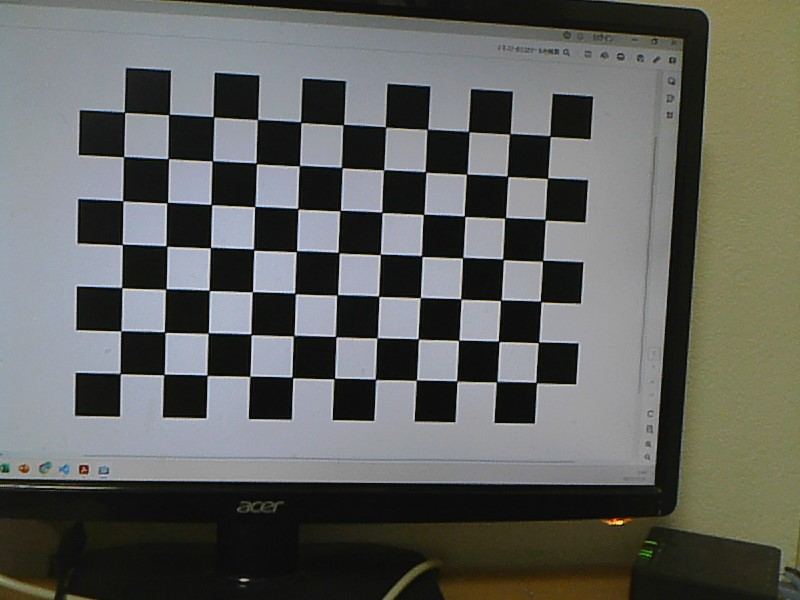
//> input picture lcalibration.jpg, 800 x 600 px
$ ./StereoCamEstimateEngineTest   (built with g++ and OpenCV 4)
//> lines starting //> are read from the running program, lines starting //| are printed output that depends on the picture
### include/camera_matrix.hpp
#pragma once

#include <opencv2/core/mat.hpp>

typedef cv::Matx<double, 3, 3> CameraMatrix;

### include/utils.hpp
#pragma once

#include <opencv2/core/mat.hpp>
#include <opencv2/imgproc.hpp>
#include <camera_matrix.hpp>

namespace sensing_utils{
    template<unsigned char DilateErodeTimes>
    // [13 lines left out: function closing, not called in this run]

    template<unsigned char DilateErodeTimes>
    // [13 lines left out: function opening, not called in this run]

    void hsv_range(cv::InputArray, const cv::Vec<uint8_t, 256>&, int, int, int, int, cv::OutputArray);

    void get_perspective_point(const cv::Point2d, cv::Point2d&, const CameraMatrix, const cv::Scalar);
} //sensing_utils

### include/matrix.hpp
#pragma once

#include <opencv2/core/mat.hpp>

typedef cv::Matx<double, 3, 3> CameraMatrix;
typedef cv::Vec<double, 5> Distorsion;
typedef cv::Matx33d RMatrix;
typedef cv::Vec3d TVec;
typedef cv::Matx44d QMatrix;

### include/PositionEstimateEngine.hpp
#pragma once

#include <opencv2/calib3d.hpp>
#include <opencv2/core/cvstd_wrapper.hpp>
#include <opencv2/core/utils/logger.hpp>
#include <matrix.hpp>
#include <utils.hpp>
#include <cmath>

namespace position_estimate_engine{
    enum class EngineType{
        MONO_CAM,
        STEREO_CAM
    };

    struct ScalingFactor{
        double area;
        double distance;
    };

    template<EngineType type>
    class PositionEstimateEngine{
    };

    template<>
    class PositionEstimateEngine<EngineType::MONO_CAM>{
        private:
        const ScalingFactor scaling_factor;
        const CameraMatrix camera_matrix;

        public:
        PositionEstimateEngine(const ScalingFactor scaling_factor, const CameraMatrix camera_matrix):
            scaling_factor(scaling_factor)
        {}

        // [31 lines left out: function direction, not called in this run]

        double distance(const double area) const{
            return scaling_factor.distance * std::sqrt(scaling_factor.area / area);
        }

        // [5 lines left out: function estimate_position, not called in this run]
    };

    template<>
    class PositionEstimateEngine<EngineType::STEREO_CAM>{
        private:
        const cv::Ptr<cv::StereoSGBM> sgbm;
        const cv::Mat mapl1;
        const cv::Mat mapl2;
        const cv::Mat mapr1;
        const cv::Mat mapr2;
        const cv::Matx44d Q;

        public:
        explicit PositionEstimateEngine(
            const cv::Ptr<cv::StereoSGBM> sgbm,
            const cv::Mat mapl1,
            const cv::Mat mapl2,
            const cv::Mat mapr1,
            const cv::Mat mapr2,
            const cv::Matx44d Q
        ):
            sgbm(sgbm),
            mapl1(mapl1),
            mapl2(mapl2),
            mapr1(mapr1),
            mapr2(mapr2),
            Q(Q)
        {}

        static PositionEstimateEngine<EngineType::STEREO_CAM> create(
            const cv::Size2i img_size,
            const unsigned num_channels,
            const CameraMatrix lcamera_matrix,
            const CameraMatrix rcamera_matrix,
            const RMatrix R,
            const TVec T
        ){
            const unsigned numDisparties = static_cast<unsigned>((img_size.width / 8) + 15) & ~0b1111;
            const unsigned SADWindowSize = 11;
            const auto sgbm = cv::StereoSGBM::create(
                0,
                numDisparties,
                SADWindowSize,
                8U * num_channels * SADWindowSize * SADWindowSize,
                32U * num_channels * SADWindowSize * SADWindowSize,
                1,
                63,
                5,
                100,
                32
            );

            cv::Mat Rl, Rr, Pl, Pr, mapl1, mapl2, mapr1, mapr2;
            cv::Matx44d Q;
            cv::stereoRectify(
                lcamera_matrix,
                cv::Vec4d(),
                rcamera_matrix,
                cv::Vec4d(),
                img_size,
                R,
                T,
                Rl,
                Rr,
                Pl,
                Pr,
                Q,
                0
            );
            cv::initUndistortRectifyMap(
                lcamera_matrix,
                cv::Vec4d(),
                Rl,
                Pl,
                img_size,
                CV_16SC2,
                mapl1,
                mapl2
            );
            cv::initUndistortRectifyMap(
                rcamera_matrix,
                cv::Vec4d(),
                Rr,
                Pr,
                img_size,
                CV_16SC2,
                mapr1,
                mapr2
            );

            return PositionEstimateEngine<EngineType::STEREO_CAM>(
                std::move(sgbm),
                mapl1,
                mapl2,
                mapr1,
                mapr2,
                Q
            );
        }

        cv::Mat get_disp(const cv::InputArray left, const cv::InputArray right) const{
            cv::Mat serialized_left, serialized_right;
            cv::remap(
                left,
                serialized_left,
                mapl1,
                mapl2,
                cv::INTER_LINEAR
            );
            cv::remap(
                right,
                serialized_right,
                mapr1,
                mapr2,
                cv::INTER_LINEAR
            );

            cv::Mat disp;
            sgbm->compute(
                serialized_left,
                serialized_right,
                disp
            );
            return disp;
        }

        // [17 lines left out: function estimate_position, not called in this run]
    };
}

### StereoCamEstimateEngineTest.cpp
#include <PositionEstimateEngine.hpp>
#include <opencv2/imgcodecs.hpp>
#include <opencv2/highgui.hpp>

using namespace position_estimate_engine;
using namespace cv;

int main(){
    utils::logging::setLogLevel(utils::logging::LogLevel::LOG_LEVEL_DEBUG);

    const CameraMatrix left_camera_matrix(
        853.79, 0, 338.74,
        0, 847.85, 348.28,
        0, 0, 1
    );
    const Distorsion left_distorsion(
        -0.13593,
        2.1013,
        0.0010071,
        0.0015141,
        -8.9934
    );
    const CameraMatrix right_camera_matrix(
        866.82, 0, 368.71,
        0, 861.47, 359.33,
        0, 0, 1
    );
    const RMatrix r(
        0.99962, -0.011194, 0.025112,
        0.011063, 0.99992, 0.0053205,
        -0.025170, -0.0050406, 0.99967
    );
    const TVec t(
        13.095,
        -3.1320,
        7.9749
    );
    Mat lsrc, rsrc, lblur, rblur, disp;
    lsrc = imread("lcalibration.jpg");
//> lsrc is the input picture: 600 rows x 800 cols, CV_8UC3; mean B, G, R 93.5, 97.2, 95.9
    rsrc = imread("rcalibration.jpg");
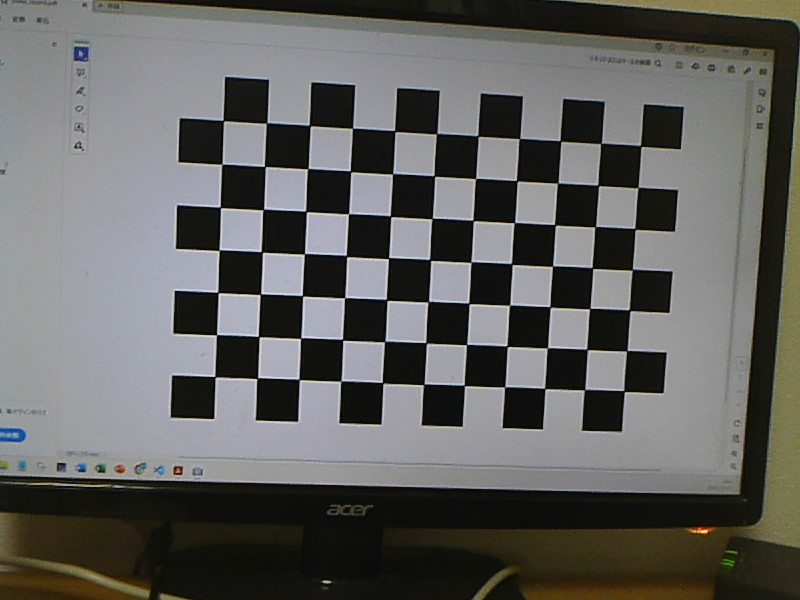
//> input picture rcalibration.jpg, 800 x 600 px
//> rsrc is the input picture: 600 rows x 800 cols, CV_8UC3; mean B, G, R 95.2, 97.5, 97.5

    CV_DbgAssert(lsrc.data && rsrc.data);
    CV_DbgAssert(lsrc.cols == rsrc.cols && lsrc.rows == rsrc.rows);
    CV_DbgAssert(lsrc.channels() == rsrc.channels());

    const auto engine = PositionEstimateEngine<EngineType::STEREO_CAM>::create(
        Size2i(
            lsrc.cols,
            lsrc.rows
        ),
        lsrc.channels(),
        left_camera_matrix,
        right_camera_matrix,
        r,
        t
    );

    GaussianBlur(lsrc, lblur, Size(3, 3), 0.8, 0.8);
    GaussianBlur(rsrc, rblur, Size(3, 3), 0.8, 0.8);

    disp = engine.get_disp(lblur, rblur);
//> in get_disp, `cv::remap( left, serialized_left, mapl1, mapl2, cv::INTER_LINEAR );`:
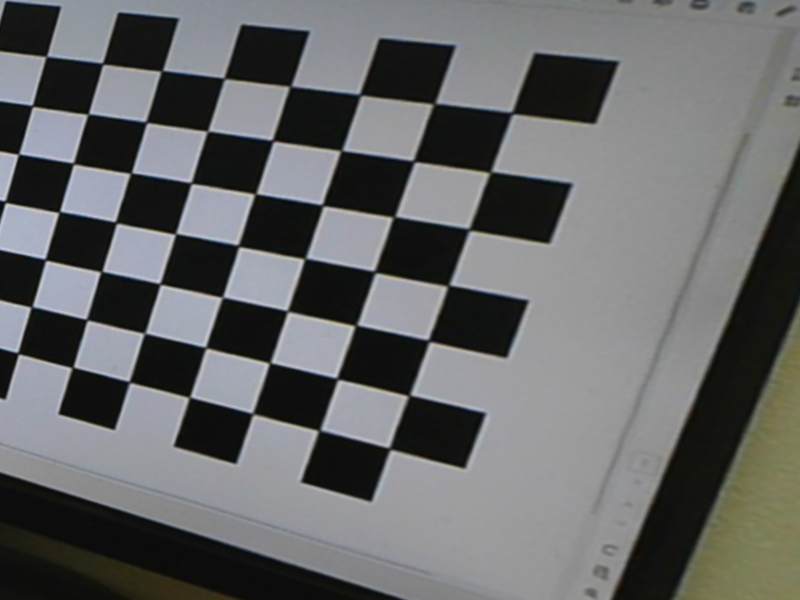
//> serialized_left: 600 rows x 800 cols, CV_8UC3; mean B, G, R 103.7, 103.2, 102.1
//> in get_disp, `cv::remap( left, serialized_left, mapl1, mapl2, cv::INTER_LINEAR );`:
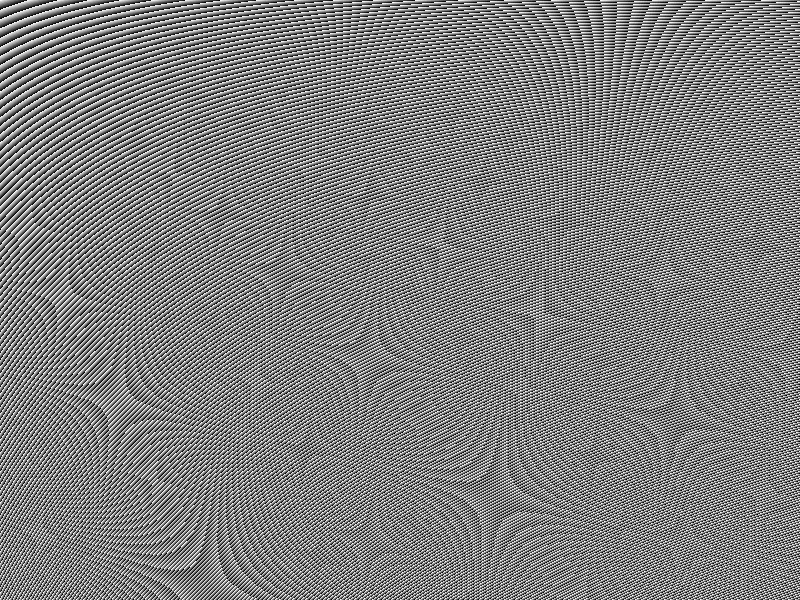
//> mapl2: 600 rows x 800 cols, CV_16UC1; min 0, max 1023, mean 511.6; drawn with min black and max white
//> in get_disp, `cv::remap( right, serialized_right, mapr1, mapr2, cv::INTER_LINEAR );`:
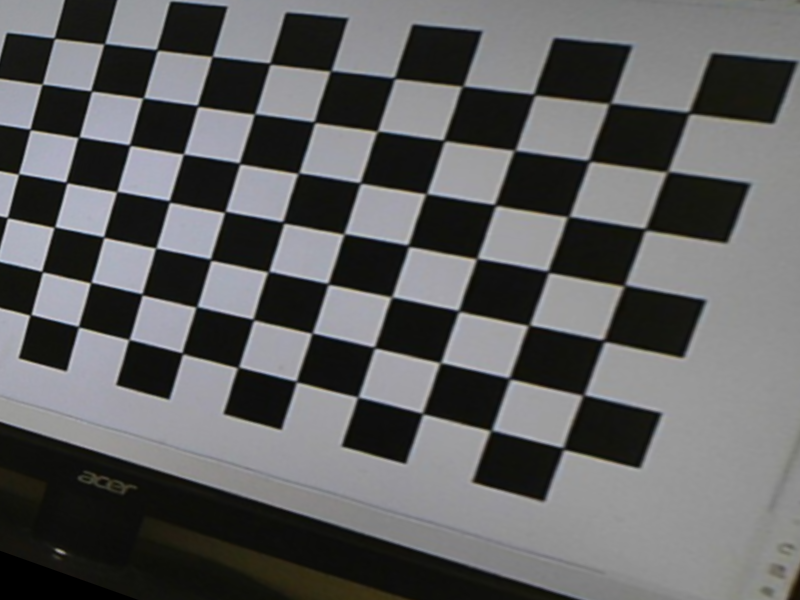
//> serialized_right: 600 rows x 800 cols, CV_8UC3; mean B, G, R 95.9, 95.4, 95.1
//> in get_disp, `cv::remap( right, serialized_right, mapr1, mapr2, cv::INTER_LINEAR );`:
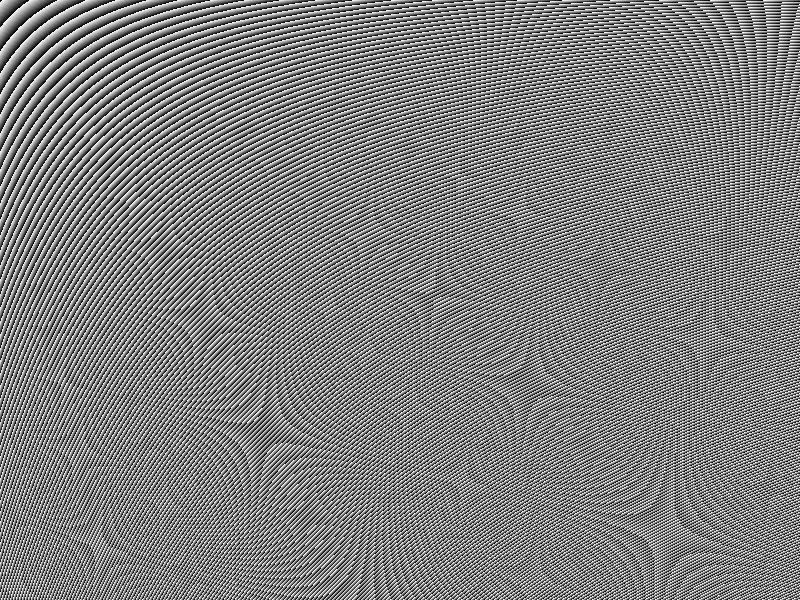
//> mapr2: 600 rows x 800 cols, CV_16UC1; min 0, max 1023, mean 511.4; drawn with min black and max white
//> in get_disp, `sgbm->compute( serialized_left, serialized_right, disp );`:
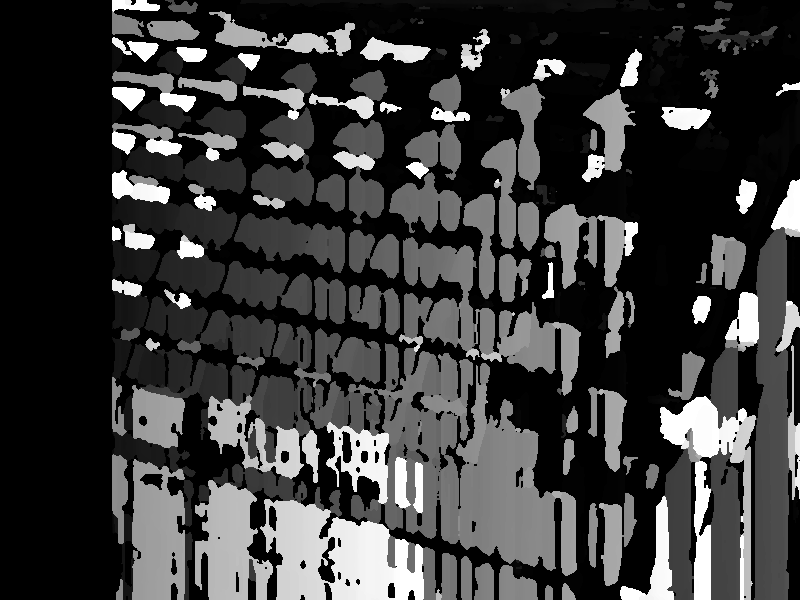
//> disp: 600 rows x 800 cols, CV_16SC1; min -16, max 1776, mean 398.6; drawn with min black and max white

    CV_LOG_DEBUG(nullptr, engine.estimate_position(disp, Point2i(lsrc.cols / 2, rsrc.rows / 2)));

    imshow("StereoCamEstimateEngineTest", disp);

    waitKey(0);
}
